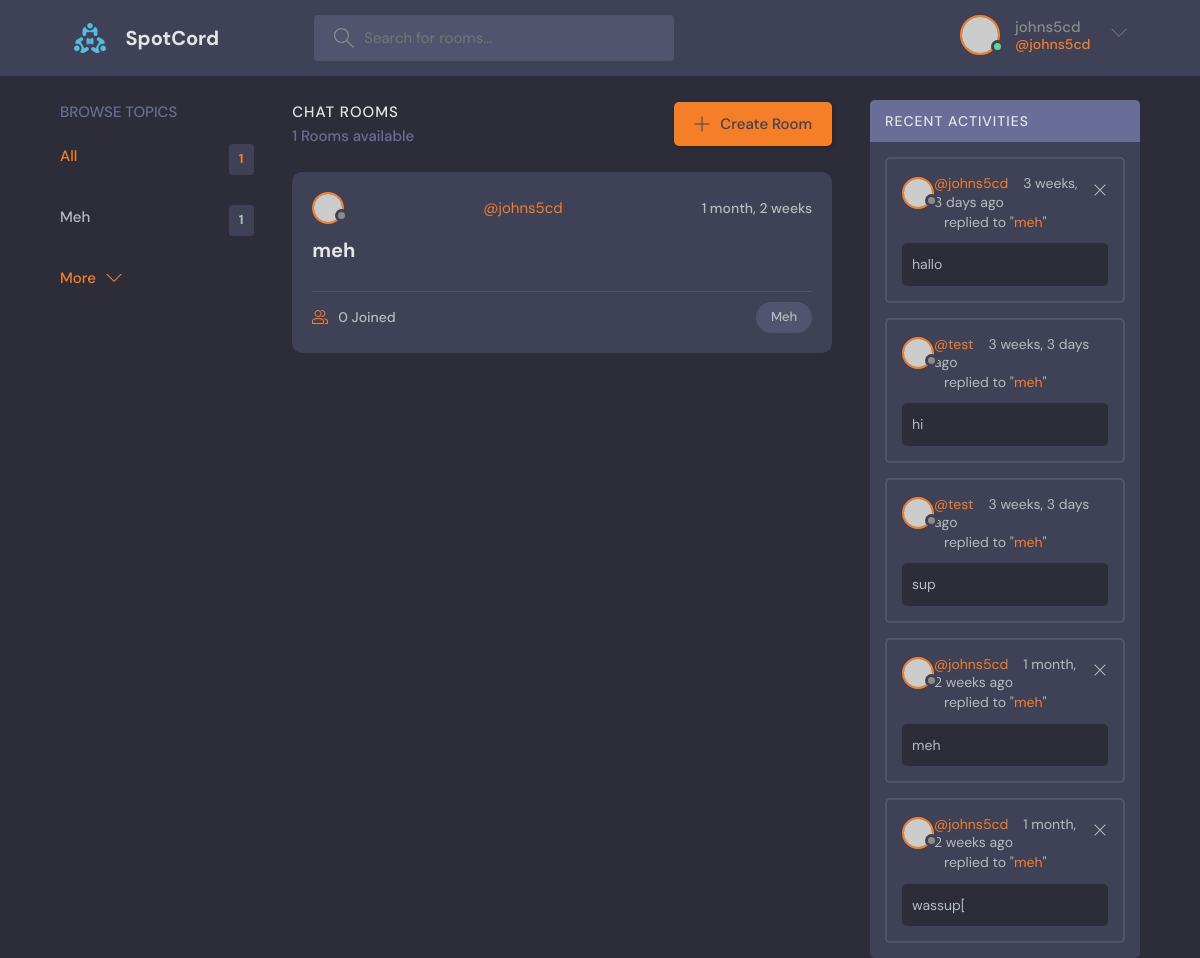
The app's page / (signed in) with its own data.
### core/models.py (models this page shows, shortened)
class Topic(models.Model):
    name = models.CharField(max_length=200)

class Room(models.Model):
    host = models.ForeignKey(User, on_delete=models.SET_NULL, null=True, related_name='room')
    topic = models.ForeignKey(Topic, on_delete=models.SET_NULL, null=True, related_name='room')
    name = models.CharField(max_length=200)
    description = models.TextField(blank=True, null=True)
    participants = models.ManyToManyField(User, blank=True, related_name='participants')
    updated_at = models.DateTimeField(auto_now=True)
    created_at = models.DateTimeField(auto_now_add=True)
    def __str__(self):
        return self.name

class Message(models.Model):
    user = models.ForeignKey(User, on_delete=models.CASCADE, related_name='messages')
    room = models.ForeignKey(Room, on_delete=models.CASCADE, related_name='messages')
    body = models.TextField()
    updated_at = models.DateTimeField(auto_now=True)
    created_at = models.DateTimeField(auto_now_add=True)

### core/views.py (the view)
# urls.py: path('', home, name='home'),
@login_required(login_url='login')
def home(request):
    QS = request.GET.get('qs')
    query_string = QS if QS != None else ''
    rooms = Room.objects.order_by('-created_at').select_related('topic').filter(
        Q(topic__name__icontains=query_string) |
        Q(name__icontains=query_string) |
        Q(description__icontains=query_string)
    )
    topics = Topic.objects.all()[:4]
    room_count = rooms.count()
    room_messages = Message.objects.filter(
        Q(room__topic__name__icontains=query_string)).order_by('-created_at')
    context = {'rooms': rooms, 'topics': topics,
               'room_count': room_count, 'room_messages': room_messages}
    return render(request, 'core/home.html', context)

### core/templates/core/home.html (shortened to what this page needs)
{% extends "index.html" %} {% block content %}
<main class="layout layout--3">
  <div class="container">
    {% include "core/topics.html" %}
    <div class="roomList">
      <div class="roomList__header">
        <div>
          <h2>Chat Rooms</h2>
          <p>{{ room_count }} Rooms available</p>
        </div>
        <a class="btn btn--main" href="{% url 'create-room' %}">
          <svg
            version="1.1"
            xmlns="http://www.w3.org/2000/svg"
            width="32"
            height="32"
            viewBox="0 0 32 32"
          >
            <title>add</title>
            <path
              d="M16.943 0.943h-1.885v14.115h-14.115v1.885h14.115v14.115h1.885v-14.115h14.115v-1.885h-14.115v-14.115z"
            ></path>
          </svg>
          Create Room
        </a>
      </div>
      {% include "core/feed.html" %}
    </div>
      {% include "core/activity.html" %}
  </div>
</main>
{% endblock content %}

### templates/navbar.html (shortened to what this page needs)
{% load static %}
<header class="header header--loggedIn">
  <div class="container">
    <a href="{% url "home" %}" class="header__logo">
      <img src="{% static "images/logo.svg" %}" />
      <h1>SpotCord</h1>
    </a>
    <form class="header__search" action="{% url "home" %}">
      <label>
        <input type="text" name="qs" placeholder="Search for rooms..." />
      </label>
    </form>
    <nav class="header__menu">
      {% if request.user.is_authenticated %}
      <div class="header__user">
        <a href="{% url 'user-profile' request.user.id %}">
          <div class="avatar avatar--medium active">
            <img src="https://randomuser.me/api/portraits/men/37.jpg" />
          </div>
          <p>{{ request.user.username }}<span>@{{ request.user }}</span></p>
        </a>
        <button class="dropdown-button">
          <svg version="1.1" xmlns="http://www.w3.org/2000/svg" width="32" height="32" viewBox="0 0 32 32">
            <title>chevron-down</title>
            <path d="M16 21l-13-13h-3l16 16 16-16h-3l-13 13z"></path>
          </svg>
        </button>
      </div>
      {% else %}
      <a href="{% url "login" %}">
        <img src="{% static 'images/avatar.svg' %}" />
        <p>Login</p>
      </a>
      {% endif %}
    </nav>
  </div>
</header>

### core/templates/core/topics.html
<div class="topics">
  <div class="topics__header">
    <h2>Browse Topics</h2>
  </div>
  <ul class="topics__list">
    <li>
      <a href="/" class="active">All <span>{{ topics.count }}</span></a>
    </li>
    {% for topic in topics %}
    <li>
      <a href="{% url 'home'%}?qs={{topic.name}}">{{ topic.name }}<span>{{ topic.room.count }}</span></a>
    </li>
    {% endfor %}
  </ul>
  <a class="btn btn--link" href="{% url 'topics'%}">
    More
    <svg
      version="1.1"
      xmlns="http://www.w3.org/2000/svg"
      width="32"
      height="32"
      viewBox="0 0 32 32"
    >
      <title>chevron-down</title>
      <path d="M16 21l-13-13h-3l16 16 16-16h-3l-13 13z"></path>
    </svg>
  </a>
</div>

### core/templates/core/feed.html (shortened to what this page needs)
{% for room in rooms %}
<div class="roomListRoom">
  <div class="roomListRoom__header">
    <a href="profile.html" class="roomListRoom__author">
      <div class="avatar avatar--small">
        <img src="https://randomuser.me/api/portraits/women/11.jpg" />
      </div>
    </a>
    <a href="{% url "user-profile" room.host.id %}">@{{room.host.username}}</a>
    <div class="roomListRoom__actions">
      <span>{{ room.created_at|timesince }}</span>
    </div>
  </div>
  <div class="roomListRoom__content">
    <a href="{% url 'room' room.id %}"><h2>{{room.name}}</h2></a>
  </div>
  <div class="roomListRoom__meta">
    <a href="{% url 'room' room.id %}" class="roomListRoom__joined">
      {{ room.participants.count }} Joined
    </a>
    <p class="roomListRoom__topic">{{room.topic.name}}</p>
  </div>
</div>
{% endfor %}

### core/templates/core/activity.html
<div class="activities">
    <div class="activities__header">
        <h2>Recent Activities</h2>
    </div>
    {% for message in room_messages %}
      <div class="activities__box">
        <div class="activities__boxHeader roomListRoom__header">
          <a href="profile.html" class="roomListRoom__author">
            <div class="avatar avatar--small">
              <img src="https://randomuser.me/api/portraits/women/11.jpg" />
            </div>
            <p><a href="{% url "user-profile" message.user.id %}">@{{message.user}}</a>&nbsp;&nbsp;&nbsp;&nbsp;{{message.created_at|timesince}} ago</p>
          </a>
          <div class="roomListRoom__actions">
{% if request.user == message.user %}
            <a href="{% url "delete-message" message.id %}">
              <svg
                version="1.1"
                xmlns="http://www.w3.org/2000/svg"
                width="32"
                height="32"
                viewBox="0 0 32 32"
              >
                <title>remove</title>
                <path
                  d="M27.314 6.019l-1.333-1.333-9.98 9.981-9.981-9.981-1.333 1.333 9.981 9.981-9.981 9.98 1.333 1.333 9.981-9.98 9.98 9.98 1.333-1.333-9.98-9.98 9.98-9.981z"
                ></path>
              </svg>
            </a>
            {% endif %}
          </div>
        </div>
        <div class="activities__boxContent">
            <small>replied to "<a href="{% url "room" message.room.id %}">{{message.room}}</a>"</small>
          <div class="activities__boxRoomContent">
            <p>{{message.body}}</p>
          </div>
        </div>
      </div>
      {% endfor %}
    </div>

### records on screen
Topic: name "Meh", room.count "1"
Room: host.username "johns5cd", created_at "1 month, 2 weeks", name "meh", participants.count "0", topic.name "Meh"
Message: user "johns5cd", created_at "3 weeks, 3 days", room "meh", body "hallo"
Message: user "test", created_at "3 weeks, 3 days", room "meh", body "hi"
Message: user "test", created_at "3 weeks, 3 days", room "meh", body "sup"
Message: user "johns5cd", created_at "1 month, 2 weeks", room "meh", body "meh"
Message: user "johns5cd", created_at "1 month, 2 weeks", room "meh", body "wassup["

### other values on screen
{{ request.user.username }} "johns5cd"
{{ request.user }} "johns5cd"
{{ topics.count }} "1"
{{ room_count }} "1"
